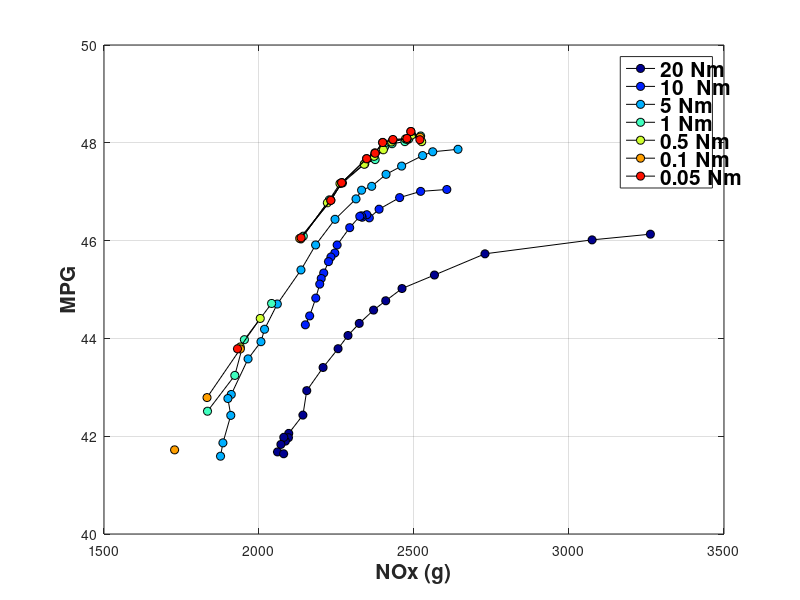
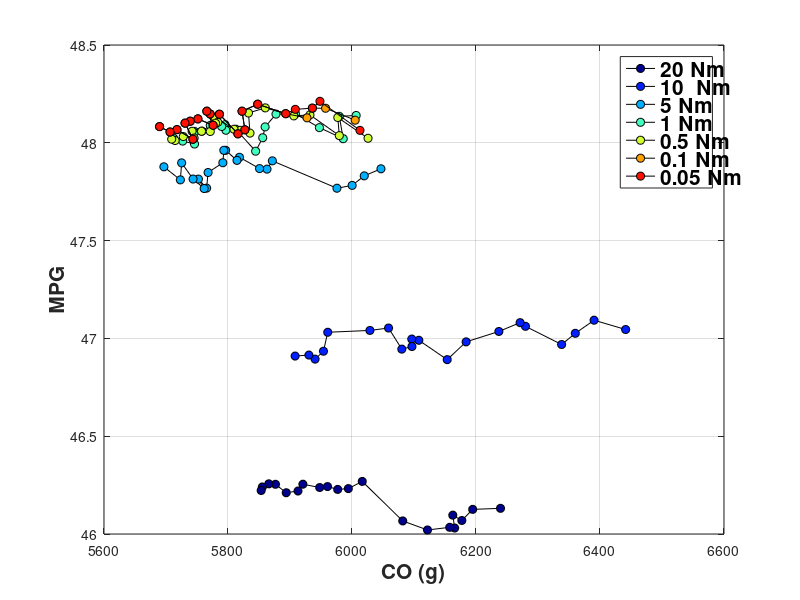
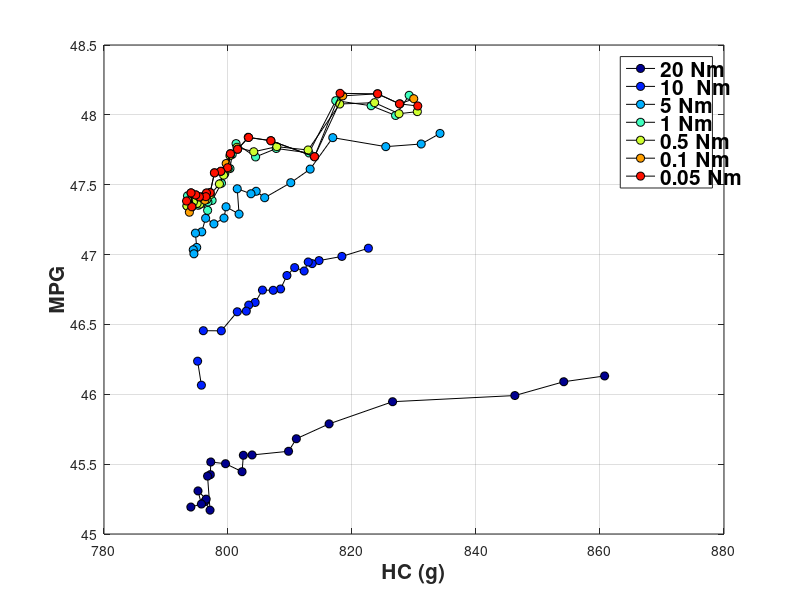
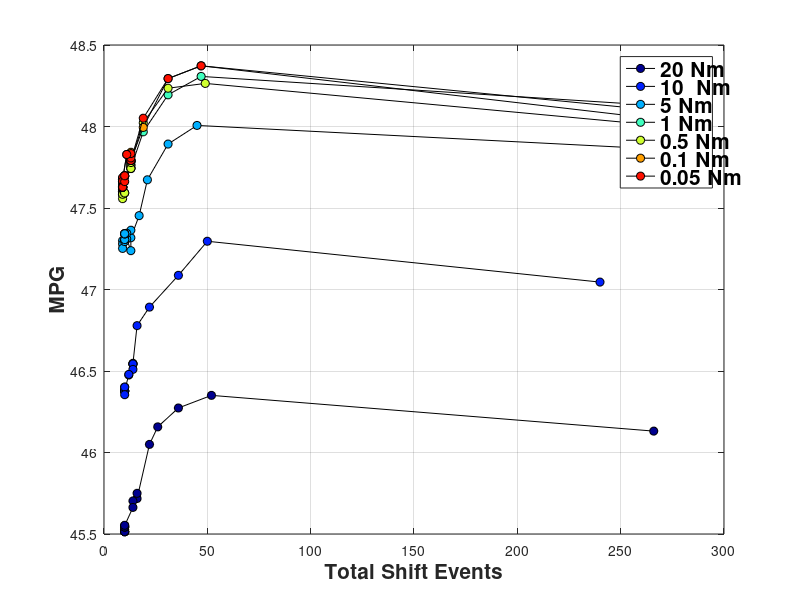

MATLAB code to generate these figures, in order:
clear;
clf;
close all;
C = jet;
h = 14;
r=6;
t = 10;
q = 8;  % For colors
start = 1;
stop = 10;
for i = [start, 2,3,4,5,6,7];
    if i == 1
        load SOC_grid_005_trq_20_NM_HWFET;
        c = '20 Nm';
    elseif i == 2
        load SOC_grid_005_trq_10_NM_HWFET;
        c = '10  Nm';
    elseif i == 3
        load SOC_grid_005_trq_5_NM_HWFET;
        c = '5 Nm';
    elseif i == 4
        load SOC_grid_005_trq_1_NM_HWFET_3_30;
        c = '1 Nm';
    elseif i == 5
        load SOC_grid_005_trq_0_5_NM_HWFET;
        c = '0.5 Nm';
    elseif i == 6
        load SOC_grid_005_trq_0_1_NM_HWFET;
        c = '0.1 Nm';
    elseif i == 7
        load SOC_grid_005_trq_0_05_NM_HWFET;
        c = '0.05 Nm';
    elseif i == 8
        load SOC_grid_0005_interp;
        c = '0.0005 lin. interp.';
    elseif i == 9
        load SOC_grid_005_interp_cubic;
        c = '0.005 cubic interp.';
    elseif i == 10
        load SOC_grid_0005_interp_cubic;
        c = '0.0005 cubic. interp.';
    elseif i == 11;
        load SOC_grid_005_interp_full_cyc;
        c = '0.005 line. interp FULL';
    elseif i == 12;
        load SOC_grid_005_interp_lower_weights;
        c = '0.005 line. interp Lower weights';
    elseif i == 13;
        load SOC_grid_005_interp_full_cyc_smooth;
        c = '0.005 line. interp Full CYC Smoothed Data';
    else
        load SOC_grid_001_interp_full_cyc_smooth;
        c = '0.001 line. interp Full CYC Smoothed Data';
    end
    
    if i == start
        leg = {c};
        a = 1;
    else
        leg = {leg{1:a}, c};
        a = a+1;
    end
%     
%     if i ==4
%     s =  1000/10.2567;
%     else
%         s= 1;
%     end
s=1;
    figure(2)
    plot(result.NOx(1,:)*s,result.mpg(1,:),'-ko',...
        'LineWidth',0.5,...
        'MarkerEdgeColor','k',...
        'MarkerFaceColor',C(a+(a-1)*q,:),...
        'MarkerSize',r)
    grid on
    ylabel('MPG')
    xlabel('NOx (g)')
    legend(leg{1:a})
    set(findall(gcf,'type','text'),'FontSize',15,'fontWeight','bold')
    hold on
    
    figure(3)
    plot(result.CO(2,:)*s,result.mpg(2,:),'-ko',...
        'LineWidth',0.5,...
        'MarkerEdgeColor','k',...
        'MarkerFaceColor',C(a+(a-1)*q,:),...
        'MarkerSize',r)
    grid on
    ylabel('MPG')
    xlabel('CO (g)')
    legend(leg{1:a})
    set(findall(gcf,'type','text'),'FontSize',15,'fontWeight','bold')
    hold on
    
    figure(4)
    plot(result.HC(3,:)*s,result.mpg(3,:),'-ko',...
        'LineWidth',0.5,...
        'MarkerEdgeColor','k',...
        'MarkerFaceColor',C(a+(a-1)*q,:),...
        'MarkerSize',r)
    grid on
    ylabel('MPG')
    xlabel('HC (g)')
    legend(leg{1:a})
    set(findall(gcf,'type','text'),'FontSize',15,'fontWeight','bold')
    hold on
    
    figure(5)
    plot(result.SE(4,:),result.mpg(4,:),'-ko',...
        'LineWidth',0.5,...
        'MarkerEdgeColor','k',...
        'MarkerFaceColor',C(a+(a-1)*q,:),...
        'MarkerSize',r)
    grid on
    ylabel('MPG')
    xlabel('Total Shift Events')
    legend(leg{1:a})
    set(findall(gcf,'type','text'),'FontSize',15,'fontWeight','bold')
    hold on
    
    figure(6)
    plot(result.EE(5,:),result.mpg(5,:),'-ko',...
        'LineWidth',0.5,...
        'MarkerEdgeColor','k',...
        'MarkerFaceColor',C(a+(a-1)*q,:),...
        'MarkerSize',r)
    grid on
    ylabel('MPG')
    xlabel('Total Engine Events')
    legend(leg{1:a})
    set(findall(gcf,'type','text'),'FontSize',15,'fontWeight','bold')
    hold on
end

hold off
set(findall(gcf,'type','text'),'FontSize',15,'fontWeight','bold')

